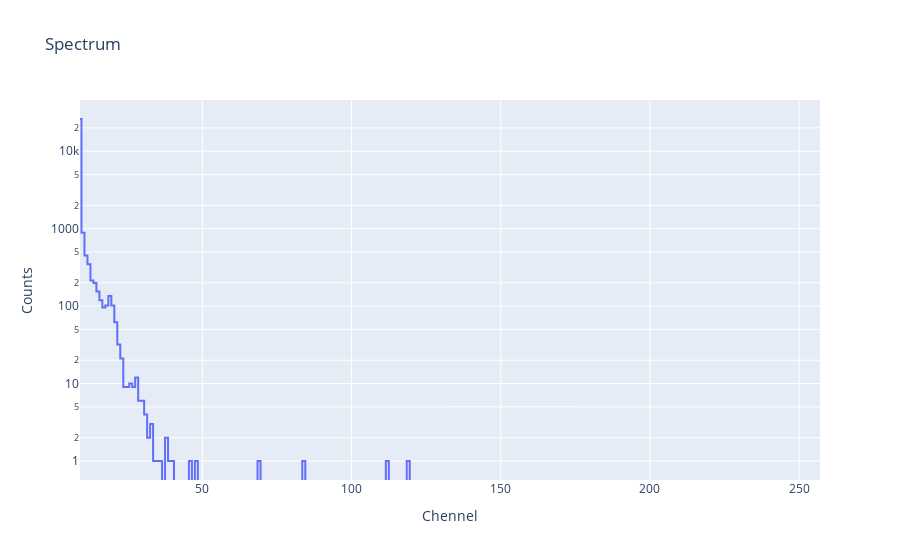

Notebook code for this chart:
### Code cell
meas = fr.value
#spectrum = rcc.loc[meas:meas].iloc[:,9:].sum()
#spectrum = rcc.loc[meas:meas+100].iloc[:,9:].sum()
#spectrum = rcc.loc[257000:259900].iloc[:,9:].sum()
spectrum = rcc.loc[fr.value:to.value].iloc[:,9:].sum()

FROM_CHANNEL = 0
TO_CHANNEL = 250

#spectrum = rcc.loc[(rcc.index) >= fr.value].loc[(rcc.index) <= to.value].iloc[:,FROM_CHANNEL:TO_CHANNEL].sum()

data = [go.Scatter(x=spectrum.index, y=spectrum, line=dict(shape='hvh'))]

layout = go.Layout(title='Spectrum', yaxis=dict(title='Counts', type='log'), xaxis=dict(title='Chennel'))
#layout = go.Layout(title='Spectrum', yaxis=dict(title='Counts'), xaxis=dict(title='Chennel'))

fig = go.Figure(data=data, layout=layout)
fig.show()

### Figure 1 — Plotly figure (JSON) as saved in the notebook; plotly's stock layout.template omitted (floating-point values rounded to 4 significant figures; data arrays with more than 128 entries replaced by an {"elided": "..."} marker saying what was removed)
{"data": [{"line": {"shape": "hvh"}, "type": "scatter", "x": {"elided": "250 mixed values"}, "y": {"elided": "250 int values"}}], "layout": {"autosize": true, "title": {"text": "Spectrum"}, "xaxis": {"autorange": true, "range": [9, 257], "title": {"text": "Chennel"}, "type": "linear"}, "yaxis": {"autorange": true, "range": [-0.2454, 4.662], "title": {"text": "Counts"}, "type": "log"}}}
